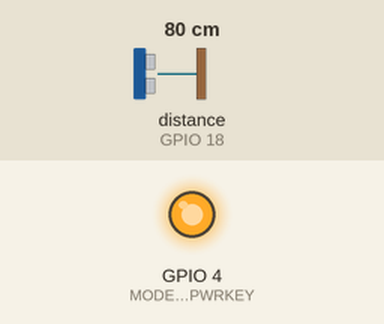
Simulated run of this sketch. Board: ESP32. On the bench: output pins drawn as LEDs (lit = HIGH). Inputs (shaded band) come from the test bench; at power-on: distance to the obstacle (sensor on GPIO 18) 80 cm. The echo pulse lasts 58.3 µs per cm; WiFi joins after 1.5 s; servers stay silent unless stated; uploads are accepted with an empty reply; the modem accepts every AT command (registered, SIM ready, sends succeed) and sends nothing else; pins used as bus, display or sensor lines are not drawn; what the sketch prints to the serial monitor is not drawn.

Above: at 1.6 s.
At 15.7 s:
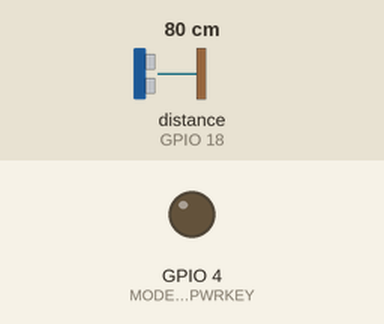
15.8 s: distance to the obstacle (sensor on GPIO 18) set to 2 cm
18.7 s: distance to the obstacle (sensor on GPIO 18) set to 18 cm
Timing chart, 0 to 21.7 s (numbered marks = the images above; inputs shaded):
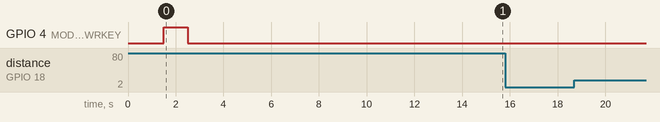

Measured:
- after the input at 15.8 s, every drawn part: stays the same
- after the input at 18.7 s, every drawn part: stays the same

The sketch:

codetest.ino
```cpp
#include <WiFi.h>
#include <HTTPClient.h>

// ------------------- WIFI -------------------
const char* ssid = "TT_A538";
const char* password = "ihfy8l43wd";

// ------------------- SERVER -------------------
String serverUrl = "https://attentive-shale-defiance.ngrok-free.dev/data";

// ------------------- HC-SR04 -------------------
#define TRIG_PIN 26
#define ECHO_PIN 18

float tankHeight = 50.0;

// ------------------- GSM -------------------
#define MODEM_RX 16
#define MODEM_TX 27
#define MODEM_PWRKEY 4
#define MODEM_POWER_ON 23
#define MODEM_RST 5

HardwareSerial SerialAT(1);

String phoneNumber = "+21652154335";

// ------------------- GLOBAL -------------------
bool smsSent = false;
float previousLevel = 0;

// ==================================================
// 🔹 STABLE DISTANCE (AVERAGING FILTER)
// ==================================================
float getDistance() {
  float sum = 0;
  int valid = 0;

  for (int i = 0; i < 5; i++) {

    digitalWrite(TRIG_PIN, LOW);
    delayMicroseconds(2);

    digitalWrite(TRIG_PIN, HIGH);
    delayMicroseconds(10);
    digitalWrite(TRIG_PIN, LOW);

    long duration = pulseIn(ECHO_PIN, HIGH, 30000);

    if (duration > 0) {
      float d = (duration * 0.034) / 2;
      sum += d;
      valid++;
    }

    delay(50);
  }

  if (valid == 0) return -1;

  return sum / valid;
}

// ==================================================
// 🔹 SAFE SMS SENDER (FIXED)
// ==================================================
void sendSMS(String message) {

  Serial.println("📩 Sending SMS...");

  SerialAT.println("AT+CMGF=1");
  delay(1000);

  SerialAT.print("AT+CMGS=\"");
  SerialAT.print(phoneNumber);
  SerialAT.println("\"");

  delay(2000);

  SerialAT.print(message);
  delay(1000);

  SerialAT.write(26); // CTRL + Z

  delay(8000); // 🔥 IMPORTANT: allow GSM to finish

  Serial.println("📩 SMS sent (check +CMGS in serial)");
}

// ==================================================
// 🔹 SETUP
// ==================================================
void setup() {

  Serial.begin(115200);

  pinMode(TRIG_PIN, OUTPUT);
  pinMode(ECHO_PIN, INPUT);

  Serial.println("=== SYSTEM START ===");

  // ---------------- WIFI ----------------
  WiFi.begin(ssid, password);
  Serial.print("Connecting WiFi");

  while (WiFi.status() != WL_CONNECTED) {
    delay(500);
    Serial.print(".");
  }

  Serial.println("\n✅ WiFi Connected");

  // ---------------- GSM POWER ----------------
  pinMode(MODEM_POWER_ON, OUTPUT);
  digitalWrite(MODEM_POWER_ON, HIGH);

  pinMode(MODEM_PWRKEY, OUTPUT);
  digitalWrite(MODEM_PWRKEY, HIGH);
  delay(1000);
  digitalWrite(MODEM_PWRKEY, LOW);

  delay(8000); // 🔥 IMPORTANT: let GSM stabilize fully

  pinMode(MODEM_RST, OUTPUT);
  digitalWrite(MODEM_RST, HIGH);

  SerialAT.begin(9600, SERIAL_8N1, MODEM_RX, MODEM_TX);

  delay(3000);

  SerialAT.println("AT");
  delay(1000);
  SerialAT.println("AT+CSQ");
  SerialAT.println("AT+CREG?");
}

// ==================================================
// 🔹 LOOP
// ==================================================
void loop() {

  float distance = getDistance();

  if (distance < 0) {
    Serial.println("❌ Sensor error");
    delay(2000);
    return;
  }

  // ---------------- LEVEL ----------------
  float level = (1 - (distance / tankHeight)) * 100;

  if (level < 0) level = 0;
  if (level > 100) level = 100;

  // ---------------- RISK ----------------
  String risk;

  if (level > 70) risk = "HIGH";
  else if (level > 40) risk = "MEDIUM";
  else risk = "LOW";

  // ---------------- PRINT ----------------
  Serial.print("Distance: ");
  Serial.print(distance);
  Serial.print(" cm | Level: ");
  Serial.print(level);
  Serial.print("% | Risk: ");
  Serial.println(risk);

  // ---------------- HTTP ----------------
  if (WiFi.status() == WL_CONNECTED) {

    HTTPClient http;
    http.begin(serverUrl);
    http.addHeader("Content-Type", "application/json");

    String json = "{\"level\": " + String(level) + ", \"risk\": \"" + risk + "\"}";

    int response = http.POST(json);

    if (response > 0) {
      Serial.print("HTTP OK: ");
      Serial.println(response);
    } else {
      Serial.print("HTTP FAIL: ");
      Serial.println(response);
    }

    http.end();
  }

  // ---------------- SMS (FIXED LOGIC) ----------------
  static unsigned long lastSMS = 0;

  if (risk == "HIGH" && millis() - lastSMS > 30000) {

    sendSMS("🚨 Flood Alert! Water level HIGH!");

    lastSMS = millis();
    smsSent = true;
  }

  if (risk != "HIGH") {
    smsSent = false;
  }

  previousLevel = level;

  delay(2000);
}
```
